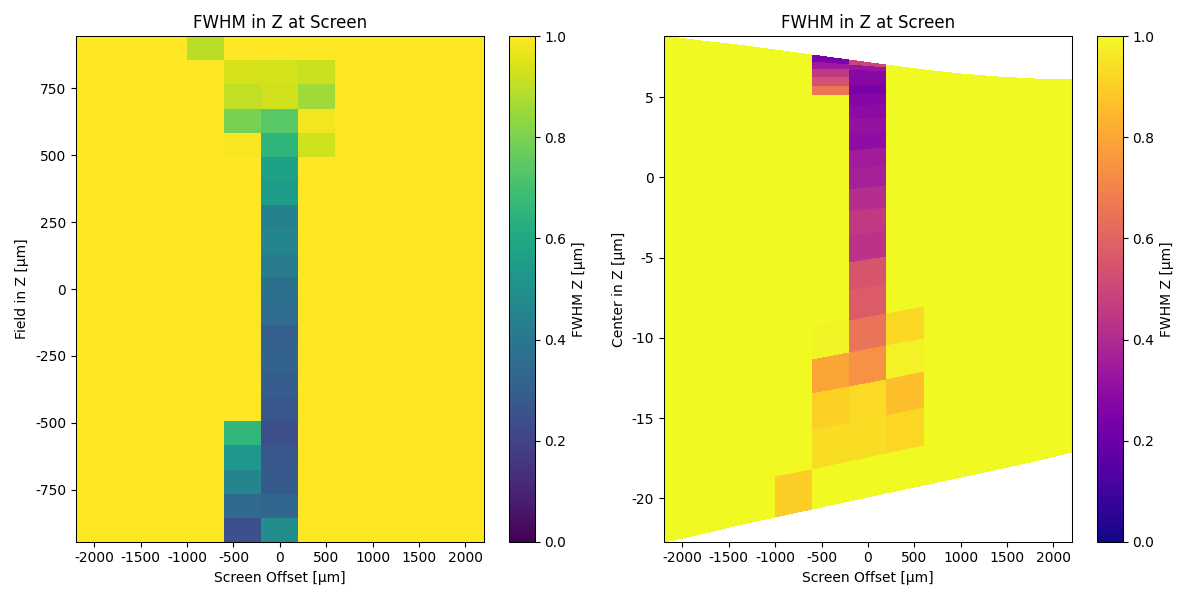

Recreate this plot in Python.
# -*- coding: utf-8 -*-

import numpy as np
import sys
import os
# sys.path.append(r"/Users/lhuang/Documents/GitHub/xrt")
# sys.path.append(r"c:/GitHub/xrt")
sys.path.append(os.path.join('..', '..', '..'))
# from lei_oes import ConvexHyperbolicCylindricalMirrorXMF
import xrt.backends.raycing.sources as rsources
import xrt.backends.raycing.screens as rscreens
import xrt.backends.raycing.materials as rmats
import xrt.backends.raycing.materials_elemental as rmatsel
import xrt.backends.raycing.materials_compounds as rmatsco
import xrt.backends.raycing.materials_crystals as rmatscr
import xrt.backends.raycing.oes as roes
import xrt.backends.raycing.apertures as rapts
import xrt.backends.raycing.run as rrun
import xrt.backends.raycing as raycing
import xrt.plotter as xrtplot
import xrt.runner as xrtrun

import matplotlib.pyplot as plt

def _fwhm_from_hist(x, bins=201, rng=None, baseline=0.0):
    """
    Compute FWHM from 1D samples by histogramming and linearly
    interpolating the half-max crossings. Returns (width, xL, xR).
    """
    h, edges = np.histogram(x, bins=bins, range=rng)
    c = 0.5 * (edges[:-1] + edges[1:])

    # Peak & half level (with baseline)
    i_max = np.argmax(h)
    y_max = h[i_max]
    half = baseline + 0.5 * (y_max - baseline)

    # Left side crossing
    i_left = np.where(h[:i_max+1] <= half)[0]
    if i_left.size == 0:
        xL = c[0]
    else:
        i1 = i_left[-1]
        i2 = min(i1 + 1, i_max)
        xL = c[i1] + (half - h[i1]) * (c[i2] - c[i1]) / (h[i2] - h[i1] + 1e-30)

    # Right side crossing
    seg = h[i_max:]
    i_right = np.where(seg <= half)[0]
    if i_right.size == 0:
        xR = c[-1]
    else:
        j2 = i_right[0] + i_max
        j1 = max(j2 - 1, i_max)
        xR = c[j1] + (half - h[j1]) * (c[j2] - c[j1]) / (h[j2] - h[j1] + 1e-30)
        
    # Use the centoid of the histogram as the center of the distribution
    cz = np.sum(c * h) / np.sum(h) if np.sum(h) > 0 else 0.0

    return (xR - xL), xL, xR, cz


def fwhm_from_samples(samples, bins=201, range=None, baseline=0.0):
    """Tiny convenience wrapper."""
    return _fwhm_from_hist(np.asarray(samples, dtype=float),
                           bins=bins, rng=range, baseline=baseline)


# ===========================================================

m1_theta = 0.8513e-3
m1_p = 1307.6925
m1_q = 72.5576
m1_lu = 55.6925
m1_ld = 55.6925
m1_l = m1_lu + m1_ld

m2_theta = 4.5e-3
m2_p = 211.8167
m2_q = 53.0510
m2_lu = 81.4451
m2_ld = 18.9584

src_dx = 145.2e-3 / 5 / 2.355  # calculate RMS from FWHM
src_dz = 145.2e-3 / 5 / 2.355  # calculate RMS from FWHM

src_dxprime = 0.52e-3 / 2.355  # calculate RMS from FWHM
src_dzprime = 5 * 0.52e-3 / 2.355  # calculate RMS from FWHM

source_y0 = -m1_p * np.cos(m1_theta)
source_z0 = m1_p * np.sin(m1_theta)

m2_y = (m2_p - m1_q) * np.cos(m1_theta)
m2_z = (m2_p - m1_q) * np.sin(m1_theta)


def build_beamline(field_z = 0e-3, scr_offset = 0e-3): # field size in z direction

    # Update the source position based on the field size in z direction
    source_y = source_y0 + field_z * np.sin(m1_theta)
    source_z = source_z0 + field_z * np.cos(m1_theta)

    ca = (m1_theta + field_z/m1_p)*m1_l

    # Update the screen position based on the screen offset
    scr_y = m2_y + (m2_q + scr_offset) * np.cos(m1_theta - 2 * m2_theta)
    scr_z = m2_z + (m2_q + scr_offset) * np.sin(m1_theta - 2 * m2_theta)

    # ===========================================================

    beamLine = raycing.BeamLine()

    beamLine.geometricSource = rsources.GeometricSource(
        bl=beamLine,
        name="GS",
        center=[0, source_y, source_z],
        pitch=-m1_theta,
        nrays=500_000,
        dx=src_dx,
        dz=src_dz,
        dxprime=src_dxprime,
        dzprime=src_dzprime,
    )

    beamLine.mask1 = rapts.RectangularAperture(
        bl=beamLine,
        name=r"Mask",
        center=[0, 0, 0],
        opening=[-10.0, 10.0, -ca / 2 * 1.2, ca / 2],
        x=[1.0, 0.0, 0.0],
        z=[0.0, 0.0, 1.0],
    )

    beamLine.m1 = roes.ConvexHyperbolicCylindricalMirrorXMF(
        bl=beamLine,
        name="HM",
        center=[0, 0, 0],
        theta=m1_theta,
        limPhysX=[-10.0, 10.0],
        limPhysY=[-m1_lu, m1_ld],
        p=m1_p,
        q=m1_q,
        isCylindrical=True,
    )

    beamLine.m2 = roes.ConcaveEllipticCylindricalMirrorXMF(
        bl=beamLine,
        name="EM",
        center=[0, m2_y, m2_z],
        theta=m2_theta,
        extraPitch=(-m1_theta + m2_theta),
        extraRoll=np.pi,
        limPhysX=[-10.0, 10.0],
        limPhysY=[-m2_lu, m2_ld],
        p=m2_p,
        q=m2_q,
    )

    beamLine.screen = rscreens.Screen(
        bl=beamLine,
        name="SCR",
        center=[0, scr_y, scr_z],
        z=[0, -np.sin(m1_theta - 2 * m2_theta), np.cos(m1_theta - 2 * m2_theta)],
    )

    return beamLine


def run_process(beamLine):
    geometricSource01beamGlobal01 = beamLine.geometricSource.shine()

    mask1_local = beamLine.mask1.propagate(beam=geometricSource01beamGlobal01)

    m1Param01beamGlobal01, m1Param01beamLocal01 = beamLine.m1.reflect(
        beam=geometricSource01beamGlobal01
    )

    m2Param01beamGlobal01, m2Param01beamLocal01 = beamLine.m2.reflect(
        beam=m1Param01beamGlobal01
    )

    screen01beamLocal01 = beamLine.screen.expose(beam=m2Param01beamGlobal01)

    outDict = {
        "geometricSource01beamGlobal01": geometricSource01beamGlobal01,
        "mask1Local": mask1_local,
        "m1Param01beamGlobal01": m1Param01beamGlobal01,
        "m1Param01beamLocal01": m1Param01beamLocal01,
        "m2Param01beamGlobal01": m2Param01beamGlobal01,
        "m2Param01beamLocal01": m2Param01beamLocal01,
        "screen01beamLocal01": screen01beamLocal01,
    }
    beamLine.prepare_flow()

    # === FWHM at screen (local coordinates) ==============================
    # Keep only good rays
    b = screen01beamLocal01
    # XRT typically flags good rays with state == 1
    good = b.state == 1

    x = b.x[good]  # meters
    z = b.z[good]  # meters
    xr = (np.nanmin(x), np.nanmax(x))
    zr = (np.nanmin(z), np.nanmax(z))

    fwhm_x, xL, xR, _ = fwhm_from_samples(x, bins=min([round(np.sum(good)/100), 512]), range=xr, baseline=0.0)
    fwhm_z, zL, zR, _ = fwhm_from_samples(z, bins=min([round(np.sum(good)/100), 512]), range=zr, baseline=0.0)

    print(f"[Screen @ local]  FWHM_x = {fwhm_x:.6e} mm  ({fwhm_x*1e3:.3f} µm)")
    print(f"[Screen @ local]  FWHM_z = {fwhm_z:.6e} mm  ({fwhm_z*1e3:.3f} µm)")
    # =====================================================================

    beamLine.fwhm_x = fwhm_x
    beamLine.fwhm_z = fwhm_z
    beamLine.screen01beamLocal01 = screen01beamLocal01

    return outDict


rrun.run_process = run_process


def define_plots():
    plots = []

    Source = xrtplot.XYCPlot(
        beam=r"geometricSource01beamGlobal01",
        xaxis=xrtplot.XYCAxis(label=r"x", fwhmFormatStr=r"%.3f", unit="um", factor=1e3),
        yaxis=xrtplot.XYCAxis(
            label=r"z",
            fwhmFormatStr=r"%.3f",
            # limits=[source_z0*1e3-1500, source_z0*1e3+1500],
            # offset=source_z0*1e3,
            unit="um",
            factor=1e3,
        ),
        caxis=xrtplot.XYCAxis(label=r"energy", unit=r"eV"),
        title=r"Source",
        aspect="equal",
    )
    plots.append(Source)

    M1Footprint = xrtplot.XYCPlot(
        beam=r"m1Param01beamLocal01",
        xaxis=xrtplot.XYCAxis(
            label=r"x",
            fwhmFormatStr=r"%.3f",
            # limits=[-1_000, 1_000],
            unit="um",
            factor=1e3,
        ),
        yaxis=xrtplot.XYCAxis(
            label=r"y",
            fwhmFormatStr=r"%.3f",
            limits=[-m1_lu * 1e3, m1_ld * 1e3],
            unit="um",
            factor=1e3,
        ),
        caxis=xrtplot.XYCAxis(label=r"energy", unit=r"eV"),
        title=r"Footprint",
        aspect="auto",
    )
    plots.append(M1Footprint)

    M2Footprint = xrtplot.XYCPlot(
        beam=r"m2Param01beamLocal01",
        xaxis=xrtplot.XYCAxis(
            label=r"x",
            fwhmFormatStr=r"%.3f",
            # limits=[-5_000, 5_000],
            unit="um",
            factor=1e3,
        ),
        yaxis=xrtplot.XYCAxis(
            label=r"y",
            fwhmFormatStr=r"%.3f",
            limits=[-m2_lu * 1e3, m2_ld * 1e3],
            unit="um",
            factor=1e3,
        ),
        caxis=xrtplot.XYCAxis(label=r"energy", unit=r"eV"),
        title=r"Footprint",
        aspect="auto",
    )
    plots.append(M2Footprint)

    Focus = xrtplot.XYCPlot(
        beam=r"screen01beamLocal01",
        xaxis=xrtplot.XYCAxis(label=r"x", fwhmFormatStr=r"%.3f", unit="um", factor=1e3),
        yaxis=xrtplot.XYCAxis(label=r"z", fwhmFormatStr=r"%.3f", unit="um", factor=1e3),
        caxis=xrtplot.XYCAxis(label=r"energy", unit=r"eV"),
        aspect=r"auto",
        title=r"Focus",
    )
    plots.append(Focus)

    return plots


def main():

    fwhm_x_um = []
    fwhm_z_um = []
    field_z_um = np.linspace(-900, 900, 21)
    scr_offsets_um = np.linspace(-2000, 2000, 11)

    cz2d = np.zeros((len(field_z_um), len(scr_offsets_um)))
    fwhm_z2d = np.zeros((len(field_z_um), len(scr_offsets_um)))
    for idx_z, field_z in enumerate(field_z_um * 1e-3):
        for idx_so, scr_offset in enumerate(scr_offsets_um * 1e-3):

            beamLine = build_beamline(field_z, scr_offset)

            E0 = list(beamLine.geometricSource.energies)[0]
            beamLine.alignE = E0
            # plots = define_plots()
            xrtrun.run_ray_tracing(
                #plots=plots,
                repeats=1,
                processes=1,
                backend=r"raycing",
                beamLine=beamLine)
            # beamLine.glow()
            fwhm_x_um.append(beamLine.fwhm_x*1e3)
            fwhm_z_um.append(beamLine.fwhm_z*1e3)

            # === FWHM at screen (local coordinates) ==============================

            # Keep only good rays
            b = beamLine.screen01beamLocal01
            # XRT typically flags good rays with state == 1
            good = b.state == 1
            print(f"[good]  good = {np.sum(good)}")

            x = b.x[good]   # meters
            z = b.z[good]   # meters
            xr = (np.nanmin(x), np.nanmax(x))
            zr = (np.nanmin(z), np.nanmax(z))

            fwhm_x, _, _, _ = fwhm_from_samples(x, bins=min(round(np.sum(good)/100), 512), range=xr, baseline=0.0)
            fwhm_z, zL, zR, cz = fwhm_from_samples(z, bins=min([round(np.sum(good)/100), 512]), range=zr, baseline=0.0)

            print(f"[Screen @ local]  FWHM_x = {fwhm_x:.6e} mm  ({fwhm_x*1e3:.3f} µm)")
            print(f"[Screen @ local]  FWHM_z = {fwhm_z:.6e} mm  ({fwhm_z*1e3:.3f} µm)")
            print(f"[Screen @ local]  cz = {cz:.6e} mm  ({cz*1e3:.3f} µm)")

            cz2d[idx_z, idx_so] = cz
            fwhm_z2d[idx_z, idx_so] = fwhm_z

    # Plotting the results
    fig, axes = plt.subplots(1, 2, figsize=(12, 6))

    field_z2d_um, scr_offsets2d_um = np.meshgrid(field_z_um, scr_offsets_um, indexing='ij')
    c = axes[0].pcolormesh(scr_offsets2d_um, field_z2d_um, fwhm_z2d*1e3, shading="auto", cmap="viridis")
    axes[0].set_xlabel('Screen Offset [µm]')
    axes[0].set_ylabel('Field in Z [µm]')
    axes[0].set_title('FWHM in Z at Screen')
    fig.colorbar(c, ax=axes[0], label='FWHM Z [µm]')
    c.set_clim(vmin=0, vmax=1.0)

    c = axes[1].pcolormesh(scr_offsets2d_um, cz2d*1e3, fwhm_z2d*1e3, shading="auto", cmap="plasma")
    axes[1].set_xlabel("Screen Offset [µm]")
    axes[1].set_ylabel("Center in Z [µm]")
    axes[1].set_title("FWHM in Z at Screen")
    fig.colorbar(c, ax=axes[1], label="FWHM Z [µm]")
    c.set_clim(vmin=0, vmax=1.0)

    plt.tight_layout()

    # Save the figure in the current script directory
    script_dir = os.path.dirname(os.path.abspath(__file__))
    fig_path = os.path.join(
        script_dir, "XRF Reverse Confocal Microscope 34-mm-wd HAKB-III-Screen-offset.png"
    )
    fig.savefig(fig_path)
    print(f"Figure saved to: {fig_path}")

    plt.show()

if __name__ == '__main__':
    main()
